Frame 1 (no input): blank canvas, image omitted
Frame 60 (no input): blank canvas, image omitted
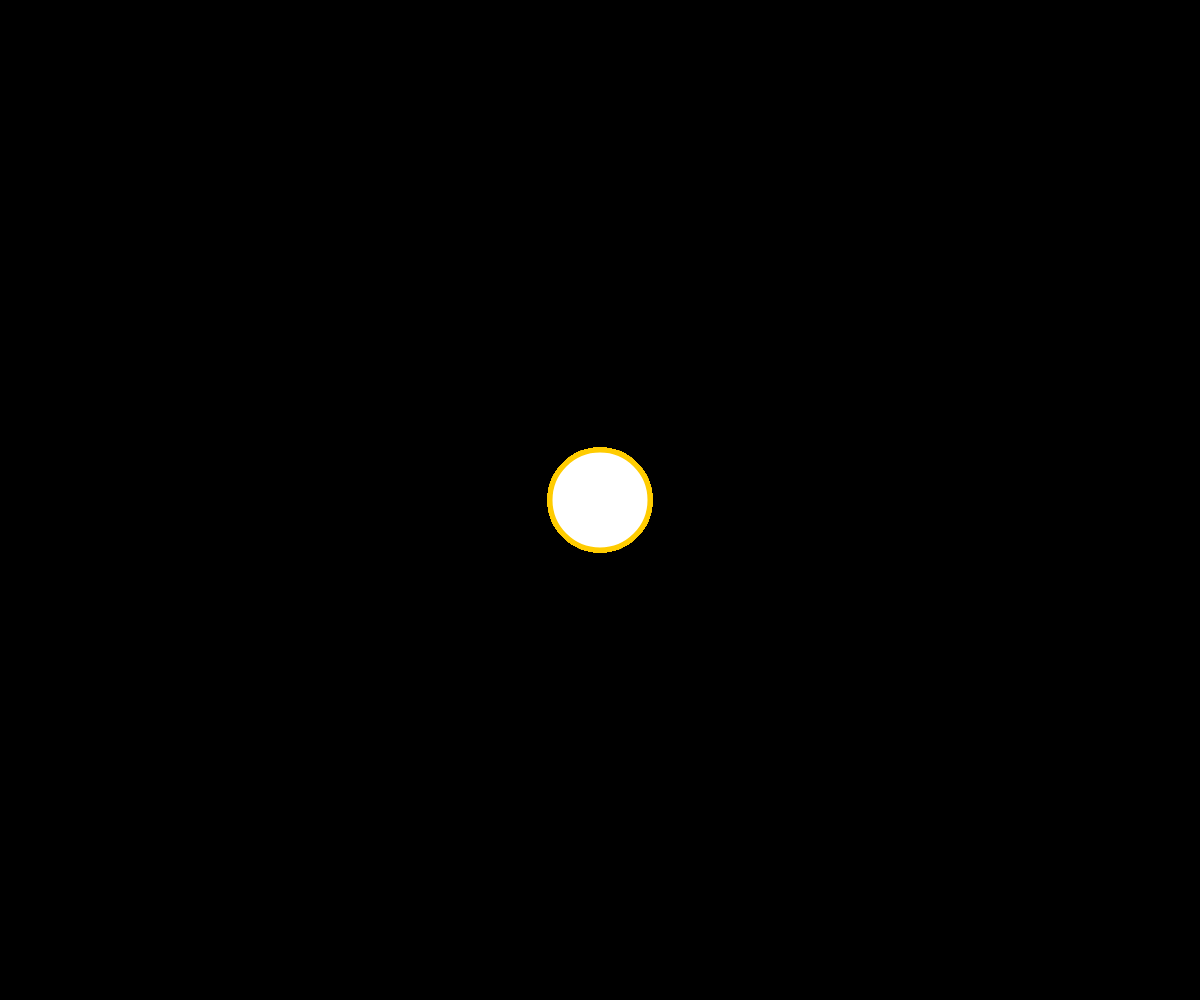
Frame 120 (the mouse pressed at the canvas centre since frame 60)

The p5.js sketch whose frames 1 and 60 were blank and that drew this single picture after the mouse press (run headless with seeded random() and noise() and a simulated clock; from frame 60 on, the mouse is pressed at the canvas centre):

// p5.js sketch
// ── sketch.js
/*

	Remember our good friend p5?  The client-side library for drawing using 
	HTML5 canvas?  Perfect.

	1. Create a drawing app that draws a colored circle (with an outline) at the 
	   mouse position when the user presses the left mouse button.
	2. Upload the project to your GitHub account. (E.g. add repository, commit
	   and publish)
	
	These two short tutorials should help jog your p5 memory:
		http://p5js.org/get-started/ 
		http://coursescript.com/notes/interactivecomputing/drawing/index.html

	p5 Hints
	========
	createCanvas(...)
	windowWidth, windowHeight
	background(...)
	mouseIsPressed, mouseButton (http://p5js.org/reference/#/p5/mouseButton)
	ellipse(...)
	fill(...)
	stroke(...)
	strokeWeight(...)
	mouseX, mouseY
	
*/

// Global variables go up here


// Setup runs ONCE at the start of the sketch
function setup() {
	createCanvas(windowWidth, windowHeight);
	background(0);

	
}

// Draw runs 60 times a second
function draw() {

	// background(0);

	if (mouseIsPressed) {
		if (mouseButton === LEFT) {
			stroke(255, 204, 0);
			strokeWeight(5);
			fill(255,255,255);
			ellipse(mouseX, mouseY, 100, 100);
	  }
	}
}
